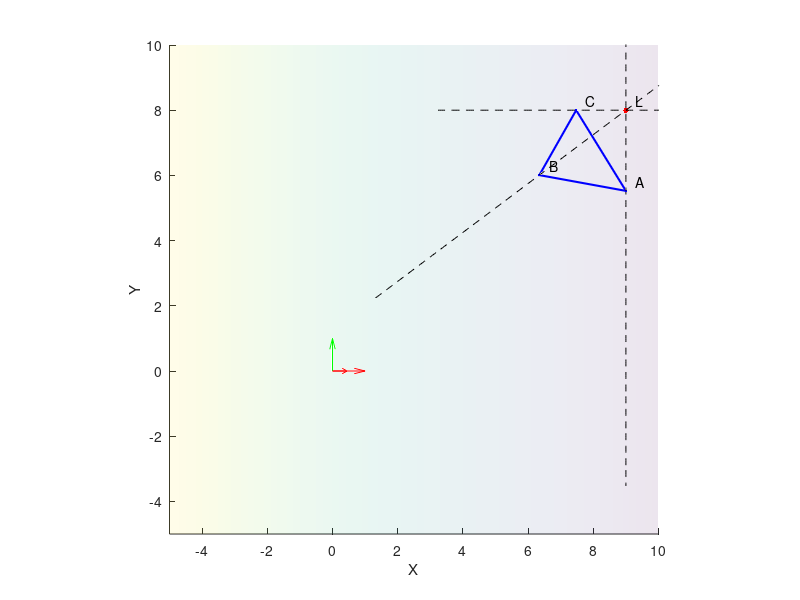

Write the MATLAB code that produced this figure.
clear all
close all
clc

MIN_LIM = -5;
MAX_LIM = 10;

f = figure;
hold on
axis equal
xlim([MIN_LIM MAX_LIM])
ylim([MIN_LIM MAX_LIM])
zlim([MIN_LIM MAX_LIM])
xlabel('X')
ylabel('Y')
zlabel('Z')

% Plot origine assi
quiver3(0,0,0,1,0,0,'Color','r','autoscale','off')
quiver3(0,0,0,0,1,0,'Color','g','autoscale','off')
quiver3(0,0,0,0,0,1,'Color','b','autoscale','off')

% Definizione piano

% 1. Equazione cartesiana del piano
n = [.5 0 1];
n = n/norm(n);
quiver3(0,0,0,n(1),n(2),n(3),'Color','r','autoscale','off')
a = n(1); 
b = n(2); 
c = n(3);
d = 0;
[Xp, Yp] = meshgrid(MIN_LIM:.1:MAX_LIM, MIN_LIM:.1:MAX_LIM);
Zp = (-1 / c) * ( a * Xp + b * Yp + d);
surf(Xp, Yp, Zp, 'FaceAlpha', .1, 'EdgeColor', 'none');

% Definizione del punto di intersezione
L = [9 8 7];
plot3(L(1), L(2), L(3), '.r', 'MarkerSize', 12);
text(L(1) + .3, L(2) + .3, L(3) + .3, 'L');

% Generazione triangolo blu e rette

% 1. Definizione punti
%  a. Direzione
dirA = [0 1 1];
dirA = dirA ./ norm(dirA);
%  b. Parametro t
t = -3.5;
A = L + t * dirA;
plot3(A(1), A(2), A(3), '.b', 'MarkerSize', 6);
text(A(1) + .3, A(2) + .3, A(3) + .3, 'A');
% Retta
t = [MIN_LIM * 10:.1:MAX_LIM];
Xa = L(1) + t * dirA(1);
Ya = L(2) + t * dirA(2);
Za = L(3) + t * dirA(3);
plot3(Xa, Ya, Za, '--k');

%  a. Direzione
dirB = [1 .75 1];
dirB = dirB ./ norm(dirB);
%  b. Parametro t
t = -4.25;
B = L + t * dirB;
plot3(B(1), B(2), B(3), '.b', 'MarkerSize', 6);
text(B(1) + .3, B(2) + .3, B(3) + .3, 'B');
% Retta
t = [MIN_LIM * 10:.1:MAX_LIM];
Xb = L(1) + t * dirB(1);
Yb = L(2) + t * dirB(2);
Zb = L(3) + t * dirB(3);
plot3(Xb, Yb, Zb, '--k');

%  a. Direzione
dirC = [.5 0 .75];
dirC = dirC ./ norm(dirC);
%  b. Parametro t
t = -2.75;
C = L + t * dirC;
plot3(C(1), C(2), C(3), '.b', 'MarkerSize', 6);
text(C(1) + .3, C(2) + .3, C(3) + .3, 'C');
% Retta
t = [MIN_LIM * 10:.1:MAX_LIM];
Xc = L(1) + t * dirC(1);
Yc = L(2) + t * dirC(2);
Zc = L(3) + t * dirC(3);
plot3(Xc, Yc, Zc, '--k');

% 2. Definizione segmenti
plot3([A(1) B(1) C(1) A(1)], [A(2) B(2) C(2) A(2)], [A(3) B(3) C(3) A(3)], '-b', 'LineWidth', 1.5);

% Intersezione piano e retta, prova per C
% La retta è espressa come x_i = x_iL + d_it, al variare di t
% ---
% Passaggio a forma cartesiana...
% 1. Esplicitiamo t
%  t = (-L(3) + Zc) / dirC(3)
% 2. Sostituiamo
%  Xc = L(1) + ((-L(3) + Zc) / dirC(3)) * dirC(1)
%  Yc = L(2) + ((-L(3) + Zc) / dirC(3)) * dirC(2)
% 3. Equazioni della retta
% Xc - L(1) - ((-L(3) + Zc) / dirC(3)) * dirC(1) = 0
% Yc - L(2) - ((-L(3) + Zc) / dirC(3)) * dirC(2) = 0
% Il piano è espersso come ax + by + cz + d = 0
% Mettere il tutto a sistema per trovare il punto di intersezione
A = [1 0 dirC(1)/dirC(3); 0 1 dirC(2)/dirC(3); a b c]';
b = [L(1) + L(3) * dirC(1) / dirC(3); L(2) + L(3) * dirC(1) / dirC(3); -d];
x = A\b;
plot3(x(1), x(2), x(3), '.r', 'MarkerSize', 6);
